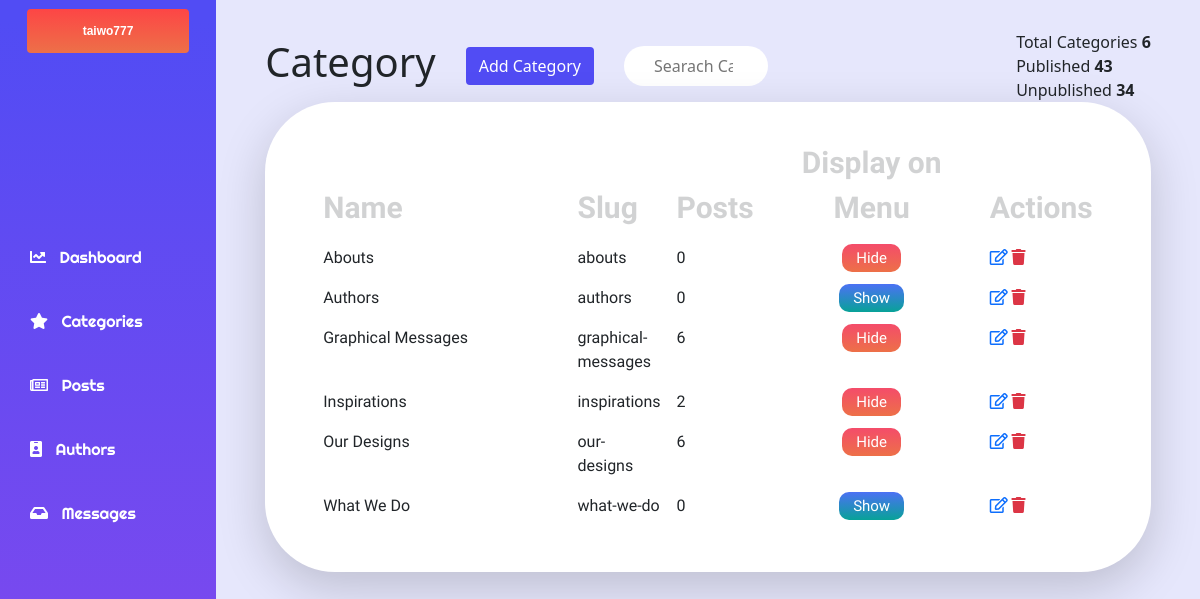
/dashboard/categories/ (signed in), run on an earlier commit of the app's database.
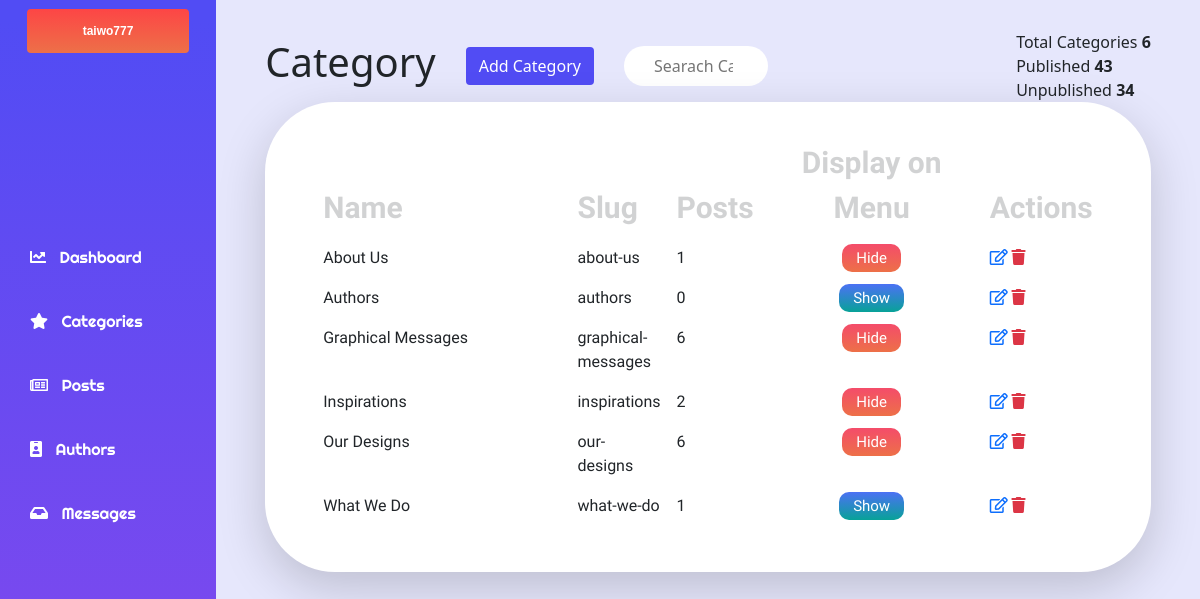
And on a later commit of the database.
### website/models.py (models this page shows, shortened)
class Category(models.Model):
    name = models.CharField(max_length=250, unique=True)
    description = models.TextField(blank=True)
    slug = models.SlugField(null=True,unique=True)
    navbar = models.BooleanField(default=False)
    class Meta:
        ordering = ('name',)
        verbose_name = 'category'
        verbose_name_plural = 'categories'
    def post_count(self):
        return Post.objects.filter(category=self).count()

### dashboard/views.py (the view)
# urls.py: path('categories/', views.categoryView, name='categories'),
@user_passes_test(group_check)
def categoryView(request):
    category_list = Category.objects.all()
    context = {
        'category_list': category_list,
    }
    return render(request, 'dashboard/category.html', context)

### contact/forms.py
class MessageForm(ModelForm):
    class Meta:
        model = Messages
        fields = ['name', 'email', 'body']

### dashboard/views.py (called while the page is built)
def group_check(user):
    if user.groups.filter(name="Admin").exists() == True:
        return True
    else:
        return False

### website/context_processors.py (called while the page is built)
def whatWeDo(request):
    whatWeDo = Post.objects.filter(category = 8)
    return dict(whatWeDo=whatWeDo)

def menu(request):
    links = Category.objects.filter(navbar = True)
    return dict(links=links)

def post_menu(request):
    post_list = Post.objects.filter(published = True)
    return dict(post_list=post_list)

def message_count(request):
    message_countAll = Messages.objects.filter(read=False)
    message_count = message_countAll.count()
    return dict(message_count=message_count)

def contact_form(request):
    formMessage = MessageForm()
    context = {
        'formMessage':formMessage
    }
    return context

### dashboard/templates/dashboard/category.html (shortened to what this page needs)
{% extends "baseManager.html" %}
{% load static %}
{% block content%}
<link rel="stylesheet" href="{% static 'css/category.css' %}" />
  <div class="content mobileContainer">
    <div style="width: 90%;" class="tableHeaderContainer">
      <div class="postSection">
        <h1 class="postSectionItem">Category</h1>
        <a  href="{% url 'dashboard:addCategory' %}" class="postSectionItem btn btn-purple">Add Category</a>
        <form class="postSectionItem">
            <input class="postSectionSearch unwanted-column" placeholder="Searach Category.." type="search">
        </form>
      </div>
      <div style="float: right !important;" class="unwanted-column figuresSection">
        <p class="totalParagraph">Total Categories <span class="totalParagraphBold"> {{category_list|length}}</span></p>
        <p class="totalParagraph">Published <span class="totalParagraphBold"> 43</span></p>
        <p class="totalParagraph">Unpublished <span class="totalParagraphBold"> 34</span></p>
      </div>
    </div>
<div class="tableConatiner shadow-lg">
    <table  class="myTableStyling table table-borderless ">
        <thead class="thead-dark">
          <tr>
              <th class="nameWidthTable" scope="">Name</th>
            <th class="unwanted-column"  scope="">Slug</th>
            <th scope="cl">Posts</th>
            <th style="width: 50%;" class="text-center unwanted-column" scope="cl">Display on Menu</th>
            <th scope="">Actions</th>
          </tr>
        </thead>
        <tbody>
            {% for category in category_list %}
          <tr class="hoverMe">
            <td class="">{{category.name}}</td>
            <td style="width: 10%;" class="unwanted-column">{{category.slug}}</td>
            <td>{{category.post_count}}</td>
            <td class="text-center unwanted-column">
            {% if category.navbar %}
                <a href=""  class="buttonUnPublish">Hide</a>
            {%else%}
            <a href=""  class="buttonPublish">Show</a>
            {% endif %}
            </td>
            <td class="actionRow">
              {% if request.user.groups.all.0.name == 'Admin' %}
                <a class="actionItem"  href="{% url 'dashboard:editCategory' category.slug %}"><i class="far fa-edit"></i></a>
                <a class="text-danger actionItem text-center" href="{% url 'dashboard:deleteCategory' category.slug %}"><i class="fas fa-trash"></i></a>
                {%else%}
                <p class="badge bg-danger">Admin Only</p>
            {% endif %}
              </td>
          </tr>
          {% endfor %}
        </tbody>
      </table>
</div>
</div>
{% endblock content%}

What changed in the data, as far as the page shows it:
changed Category: name "Abouts" → "About Us"; slug "abouts" → "about-us"; post_count "0" → "1"
computed for Category "What We Do": post_count "0" → "1"
